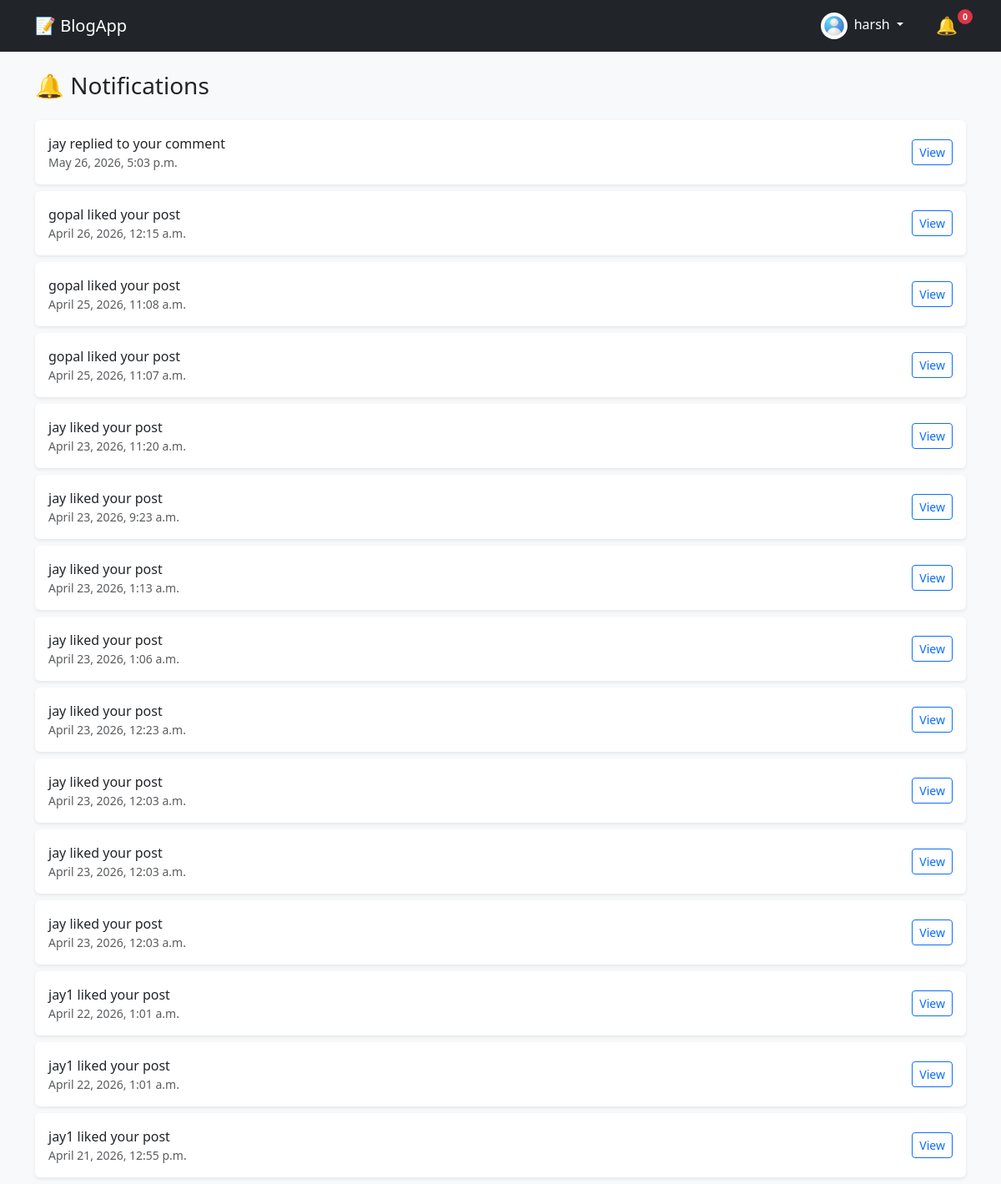
The app's page /notifications/ (signed in) with its own data.
### blogapp/models.py (models this page shows, shortened)
class Profile(models.Model):
    user = models.OneToOneField(User, on_delete=models.CASCADE)
    profile_pic = models.ImageField(blank=True, null=True)
    bio = models.TextField(blank=True, null=True)
    followers = models.ManyToManyField(User, related_name="following", blank=True)
    created_at = models.DateTimeField(auto_now_add=True)

class Notification(models.Model):
    user = models.ForeignKey(User, on_delete=models.CASCADE) # receiver
    sender = models.ForeignKey(User, on_delete=models.CASCADE, related_name="sent_notification")
    post = models.ForeignKey(Post, on_delete=models.CASCADE, null=True, blank=True)
    comment = models.ForeignKey(Comment, on_delete=models.CASCADE, null=True, blank=True)
    message = models.CharField(max_length=100)
    is_read = models.BooleanField(default=False)
    created_at = models.DateTimeField(auto_now_add=True)

### blogapp/views.py (the view)
# urls.py: path('notifications/', notification_view, name='notifications'),
@login_required
def notification_view(request):
    notifications = Notification.objects.filter(user=request.user).order_by("-created_at")
    notifications.update(is_read=True)
    return render(request, "blog/notification.html", {
        'notifications': notifications
    })

### blogapp/context_processors.py (called while the page is built)
def notification_count(request):
    if request.user.is_authenticated:
        count = Notification.objects.filter(
            user=request.user,
            is_read=False
        ).count()
    else:
        count = 0
    return {'notification_count': count}

### blogapp/templates/blog/notification.html (shortened to what this page needs)
{% extends 'base.html' %}
{% block content %}
<h3 class="mb-4">🔔 Notifications</h3>
{% for n in notifications %}
    <div class="card mb-2 shadow-sm border-0">
        <div class="card-body d-flex justify-content-between align-items-center">
            <div>
                {{ n.message }} <br>
                <small class="text-muted">{{ n.created_at }}</small>
            </div>
            {% if n.post %}
                <a href="{% url 'post_detail' n.post.id %}"
                   class="btn btn-sm btn-outline-primary">
                    View
                </a>
            {% endif %}
        </div>
    </div>
{% empty %}
    <p class="text-muted">No notifications</p>
{% endfor %}
{% endblock %}

### blogapp/templates/base.html (shortened to what this page needs)
{% load static %}
<html>
<head>
    <link href="https://cdn.jsdelivr.net/npm/bootstrap@5.3.0/dist/css/bootstrap.min.css" rel="stylesheet">
    <link rel="stylesheet" href="{% static 'css/style.css' %}">
</head>
<body class="bg-light">
    <nav class="navbar navbar-expand-lg navbar-dark bg-dark">
        <div class="container">
            <a class="navbar-brand" href="{% url 'post_list' %}">📝 BlogApp</a>
            <div class="d-flex align-items-center gap-3">
                <div class="dropdown">
                    <button class="btn btn-link dropdown-toggle text-white text-decoration-none" type="button"
                        data-bs-toggle="dropdown" aria-expanded="false">
                        {% if user.is_authenticated %}
                            {% if request.user.profile.profile_pic %}
                                <img src="{{ request.user.profile.profile_pic.url }}" alt="Avatar"
                                    style="width: 32px; height: 32px; border-radius: 50%; object-fit: cover;">
                            {% else %}
                                <div style="width: 32px; height: 32px; background: #667eea; border-radius: 50%; display: inline-flex; align-items: center; justify-content: center; color: white;">
                                    {{ request.user.username|make_list|first|upper }}
                                </div>
                            {% endif %}
                        {% else %}
                            <img src="{% static 'images/default-avatar.png' %}" alt="Avatar"
                                style="width: 32px; height: 32px; border-radius: 50%; object-fit: cover;">
                        {% endif %}
                        <span class="ms-1">{{ request.user.username|default:'Guest' }}</span>
                    </button>
                </div>
                {% if request.user.is_authenticated %}
                <div class="notification-wrapper" id="wrapper">
                    <a href="{% url 'notifications' %}" class="notification-bell-link" id="notificationBellLink">
                        🔔
                        <span id="notif-count" class="notification-badge">0</span>
                    </a>
                </div>
                {% endif %}
            </div>
        </div>
    </nav>
    <div class="container mt-4">
        {% block content %}
        {% endblock %}
    </div>
</body>
</html>

### blogapp/static/css/style.css (style rules this page uses)
#wrapper { position: relative; display: inline-block; }
#wrapper a { position: relative; display: inline-flex; align-items: center; gap: 5px; font-size: 1.3rem; text-decoration: none; padding: 5px 10px; border-radius: 50%; transition: all 0.2s; }
#notif-count { position: absolute; top: 1px; right: -8px; background: #dc3545; color: white !important; font-size: 0.65rem; font-weight: bold; min-width: 18px; height: 18px; padding: 0 5px; border-radius: 50%; display: inline-flex; align-items: center; justify-content: center; box-shadow: 0 0 0 2px #212529; }

### records on screen
Notification: message "jay replied to your comment", created_at "May 26, 2026, 5:03 p.m.", shows "View"
Notification: message "gopal liked your post", created_at "April 26, 2026, 12:15 a.m.", shows "View"
Notification: message "gopal liked your post", created_at "April 25, 2026, 11:08 a.m.", shows "View"
Notification: message "gopal liked your post", created_at "April 25, 2026, 11:07 a.m.", shows "View"
Notification: message "jay liked your post", created_at "April 23, 2026, 11:20 a.m.", shows "View"
Notification: message "jay liked your post", created_at "April 23, 2026, 9:23 a.m.", shows "View"
Notification: message "jay liked your post", created_at "April 23, 2026, 1:13 a.m.", shows "View"
Notification: message "jay liked your post", created_at "April 23, 2026, 1:06 a.m.", shows "View"
Notification: message "jay liked your post", created_at "April 23, 2026, 12:23 a.m.", shows "View"
Notification: message "jay liked your post", created_at "April 23, 2026, 12:03 a.m.", shows "View"
Notification: message "jay liked your post", created_at "April 23, 2026, 12:03 a.m.", shows "View"
Notification: message "jay liked your post", created_at "April 23, 2026, 12:03 a.m.", shows "View"
Notification: message "jay1 liked your post", created_at "April 22, 2026, 1:01 a.m.", shows "View"
Notification: message "jay1 liked your post", created_at "April 22, 2026, 1:01 a.m.", shows "View"
Notification: message "jay1 liked your post", created_at "April 21, 2026, 12:55 p.m.", shows "View"

### other values on screen
{{ request.user.username|default:'Guest' }} "harsh"
